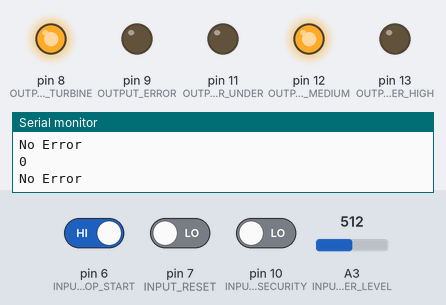
Bench run of a program on a simulated Arduino Uno, built with avr-gcc and run on an emulated ATmega328P. On the bench: output pins drawn as LEDs (lit = HIGH), the last lines printed to the serial monitor. Dashed ring = blinking. The inputs (shaded band) are chosen by the test bench; at power-on: pin 10 (INPUT_SECURITY) LOW, pin 6 (INPUT_STOP_START) HIGH, pin 7 (INPUT_RESET) LOW, A3 (INPUT_WATER_LEVEL) = 512.

Above: at 1.8 s.
1.9 s: pin 10 (INPUT_SECURITY) driven HIGH
At 3.3 s:
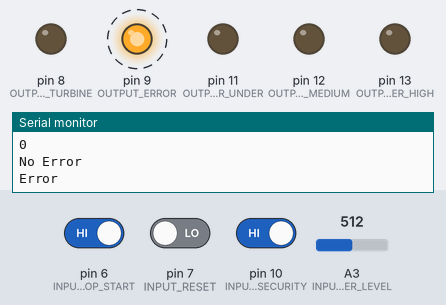
8.1 s: pin 6 (INPUT_STOP_START) driven LOW and pin 7 (INPUT_RESET) driven HIGH and pin 10 (INPUT_SECURITY) driven LOW
At 9.7 s:
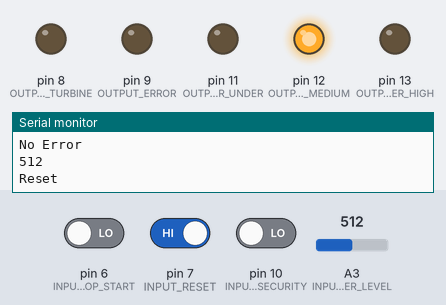
10.5 s: A3 (INPUT_WATER_LEVEL) set to 320
12.0 s: A3 (INPUT_WATER_LEVEL) set to 296
At 12.8 s:
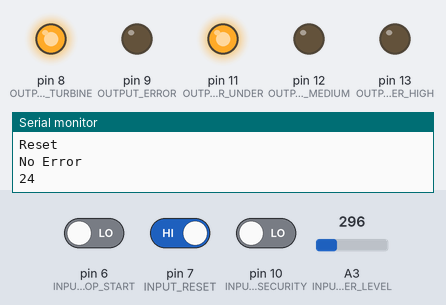
13.5 s: pin 7 (INPUT_RESET) driven LOW
At 16.3 s:
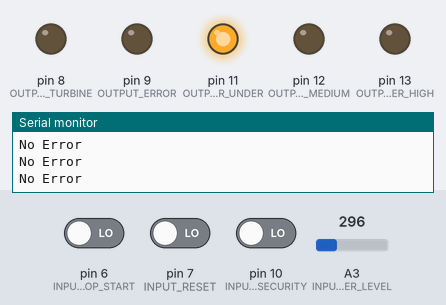
Timing chart, 0 to 17.6 s (numbered marks = the images above; inputs shaded):
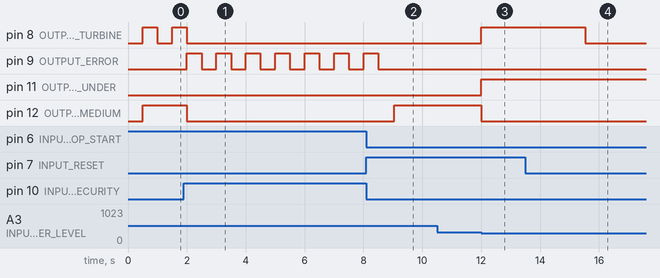

The program:

main.cpp
```cpp
#include <Arduino.h>

#define INPUT_WATER_LEVEL 3
#define INPUT_RESET 7
#define INPUT_STOP_START 6
#define INPUT_SECURITY 10
#define OUTPUT_ERROR 9
#define OUTPUT_WATER_HIGH 13
#define OUTPUT_WATER_MEDIUM 12
#define OUTPUT_WATER_UNDER 11
#define WATER_HIGH_LEVEL 1023
#define WATER_MEDIUM 818
#define WATER_UNDER 306
#define TIME_TURBINE_LIMIT 2000
#define OUTPUT_TURBINE 8

int currentLevel = -1;
bool inErrorState = false;
unsigned long startTurbineTime = 0;


void setup() {
  Serial.begin(9600);
  analogReference(INTERNAL);  // 1.1 volt

  //Indicators leds
  pinMode(OUTPUT_WATER_HIGH, OUTPUT);
  pinMode(OUTPUT_WATER_MEDIUM, OUTPUT);
  pinMode(OUTPUT_WATER_UNDER, OUTPUT);

  pinMode(INPUT_SECURITY, INPUT);
  pinMode(OUTPUT_ERROR, OUTPUT);
  pinMode(OUTPUT_TURBINE, OUTPUT);
  pinMode(INPUT_RESET, INPUT);
}

void loop() {
  reset();
  if (hasError()) {
    return;
  }
  startStopTurbine();
  checkTimeTurbine();
  int level = analogRead(INPUT_WATER_LEVEL);
  if (currentLevel != level) {
    currentLevel = level;
    controlTurbine(currentLevel);
    Serial.println(currentLevel);
    updateIndicatorsLeds(currentLevel);
  }
}

void updateIndicatorsLeds(int currentLevel) {
  turnOffLeds();
  if (currentLevel <= WATER_UNDER) {
    digitalWrite(OUTPUT_WATER_UNDER, HIGH);
  }
  if (currentLevel > WATER_UNDER && currentLevel <= WATER_MEDIUM) {
    digitalWrite(OUTPUT_WATER_MEDIUM, HIGH);
  }
  if (currentLevel > WATER_MEDIUM) {
    digitalWrite(OUTPUT_WATER_HIGH, HIGH);
  }
}

void startTurbine() {
  startTurbineTime = millis();
  digitalWrite(OUTPUT_TURBINE, HIGH);
}

void stopTurbine() {
  startTurbineTime = 0;
  digitalWrite(OUTPUT_TURBINE, LOW);
}

void checkTimeTurbine() {
  if (startTurbineTime == 0) {
    return;
  }
  unsigned long time = millis() - startTurbineTime;
  Serial.println(time);
  if (time > TIME_TURBINE_LIMIT) {
    stopTurbine();
  }
}

void startStopTurbine() {
  if (digitalRead(INPUT_STOP_START) == LOW) {
    return;
  }
  delay(500);
  if (startTurbineTime != 0) {
    stopTurbine();
  } else {
    startTurbine();
  }
}

void controlTurbine(int level) {
  if (level <= WATER_UNDER) {
    startTurbine();
  }
  if (level >= WATER_HIGH_LEVEL) {
    stopTurbine();
  }
}

void turnOffLeds() {
  digitalWrite(OUTPUT_WATER_HIGH, LOW);
  digitalWrite(OUTPUT_WATER_MEDIUM, LOW);
  digitalWrite(OUTPUT_WATER_UNDER, LOW);
}

void reset() {
  if (digitalRead(INPUT_RESET) == HIGH) {
    currentLevel = -1;
    inErrorState = false;
    Serial.println("Reset");
  }
}

void ledFlashing(int pin, int interval) {
  digitalWrite(pin, HIGH);
  delay(interval);
  digitalWrite(pin, LOW);
  delay(interval);
}

bool hasError() {
  if (digitalRead(INPUT_SECURITY) == HIGH) {
    inErrorState = true;
  }
  if (inErrorState) {
    turnOffLeds();
    stopTurbine();
    ledFlashing(OUTPUT_ERROR, 500);
  }
  Serial.println(inErrorState ? "Error" : "No Error");
  return inErrorState;
}
```

Measured:
- the behaviour switches between 307 and 306 on A3 (INPUT_WATER_LEVEL) (found by bisection; images 2 and 3)
- after the input at 1.9 s, pin 8 (OUTPUT_TURBINE): goes on until 2.0 s, then stays LOW; pin 9 (OUTPUT_ERROR): alternates HIGH for 0.50 s and LOW for 0.50 s, starting after 0.10 s; pin 12 (OUTPUT_WATER_MEDIUM): HIGH → LOW after 0.10 s
- after the input at 8.1 s, pin 9 (OUTPUT_ERROR): goes on until 8.5 s, then stays LOW; pin 12 (OUTPUT_WATER_MEDIUM): LOW → HIGH after 0.95 s
- after the input at 12.0 s, pin 8 (OUTPUT_TURBINE), pin 11 (OUTPUT_WATER_UNDER): LOW → HIGH at once; pin 12 (OUTPUT_WATER_MEDIUM): HIGH → LOW at once
- after the input at 13.5 s, pin 8 (OUTPUT_TURBINE): HIGH → LOW after 2.0 s
